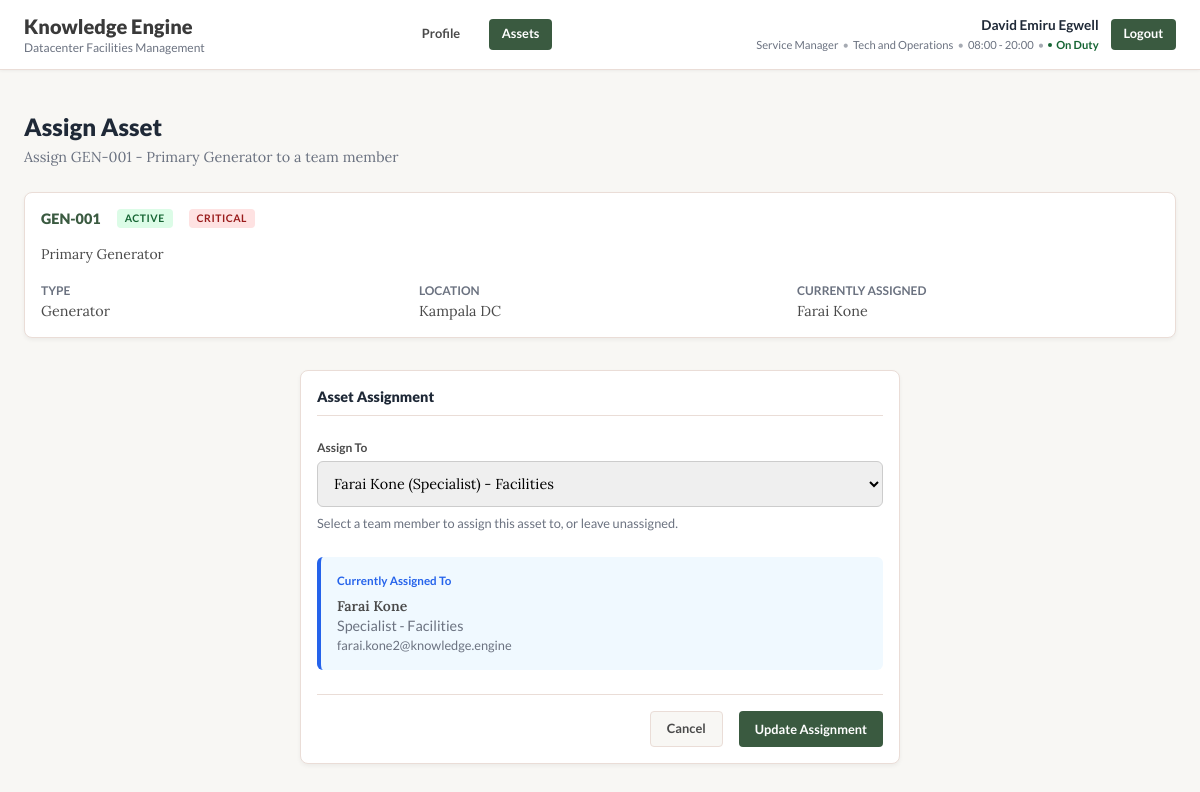
The page /assets/GEN-001/assign/ (signed in) on the database its author committed.
### users/models.py (models this page shows, shortened)
class CustomUser(AbstractUser):
    id_number = models.CharField(max_length=100, unique=True, help_text="Staff or national identifier")
    full_name = models.CharField(max_length=255, help_text="Employee's full name")
    department = models.CharField(max_length=100, help_text="e.g., Facilities, IT, Security")
    designation = models.CharField(max_length=100, help_text="e.g., Lead Engineer, Technician")
    location = models.ForeignKey(
        Location,
        on_delete=models.SET_NULL,
        null=True,
        blank=True,
        help_text="The primary datacenter location for the user"
    )
    shift = models.CharField(max_length=50, help_text="Work shift schedule, e.g., 08:00-20:00")
    on_duty = models.BooleanField(default=False, help_text="Indicates if the user is currently on active duty")
    certifications = models.ManyToManyField(Certification, blank=True, help_text="Data center certification types")
    login_time = models.DateTimeField(null=True, blank=True, help_text="Recorded system login timestamp")
    logout_time = models.DateTimeField(null=True, blank=True, help_text="Recorded system logout timestamp")
    photo = models.ImageField(upload_to='profile_photos/', null=True, blank=True, help_text="Profile photo")

class Location(models.Model):
    name = models.CharField(max_length=100, unique=True, help_text="The name of the datacenter location, e.g., Kampala, Nairobi")
    country = models.CharField(max_length=100, help_text="The country where the datacenter is located")

### assets/models.py (models this page shows, shortened)
class Asset(models.Model):
    STATUS_CHOICES = [
        ('active', 'Active'),
        ('maintenance', 'Under Maintenance'),
        ('decommissioned', 'Decommissioned'),
        ('standby', 'Standby'),
        ('faulty', 'Faulty'),
    ]
    PRIORITY_CHOICES = [
        ('critical', 'Critical'),
        ('high', 'High'),
        ('medium', 'Medium'),
        ('low', 'Low'),
    ]
    asset_tag = models.CharField(max_length=100, unique=True, help_text="Unique identifier for the asset (e.g., UPS-001)")
    serial_number = models.CharField(max_length=100, unique=True, blank=True, null=True, help_text="Manufacturer's serial number")
    name = models.CharField(max_length=255, help_text="Common name or hostname of the asset")
    asset_type = models.ForeignKey(AssetType, on_delete=models.PROTECT, help_text="Type of asset")
    manufacturer = models.ForeignKey(Manufacturer, on_delete=models.PROTECT, help_text="Asset manufacturer")
    model_number = models.CharField(max_length=100, blank=True, help_text="Manufacturer's model number")
    location = models.ForeignKey(Location, on_delete=models.PROTECT, help_text="Physical location of the asset")
    assigned_to = models.ForeignKey(
        CustomUser,
        on_delete=models.SET_NULL,
        null=True,
        blank=True,
        related_name='assigned_assets',
        help_text="Employee responsible for this asset"
    )
    status = models.CharField(max_length=20, choices=STATUS_CHOICES, default='active', help_text="Current operational status")
    priority = models.CharField(max_length=20, choices=PRIORITY_CHOICES, default='medium', help_text="Business priority level")
    purchase_date = models.DateField(null=True, blank=True, help_text="Date when asset was purchased")
    installation_date = models.DateField(null=True, blank=True, help_text="Date when asset was installed")
    warranty_expiry = models.DateField(null=True, blank=True, help_text="Warranty expiration date")
    last_maintenance = models.DateField(null=True, blank=True, help_text="Date of last maintenance")
    next_maintenance = models.DateField(null=True, blank=True, help_text="Scheduled next maintenance date")
    description = models.TextField(blank=True, help_text="Detailed description of the asset")
    notes = models.TextField(blank=True, help_text="Additional notes or comments")
    created_at = models.DateTimeField(auto_now_add=True)
    updated_at = models.DateTimeField(auto_now=True)
    class Meta:
        ordering = ['asset_tag']
        verbose_name = "Asset"
        verbose_name_plural = "Assets"

class AssetType(models.Model):
    name = models.CharField(max_length=100, unique=True, help_text="Name of the asset type (e.g., UPS, Generator, IAC)")
    description = models.TextField(blank=True, help_text="A brief description of this asset type")
    class Meta:
        ordering = ['name']
        verbose_name = "Asset Type"
        verbose_name_plural = "Asset Types"

### assets/views.py (the view, shortened to what this page needs)
# urls.py: path('<str:asset_tag>/assign/', views.asset_assign, name='asset_assign'),
@login_required
def asset_assign(request, asset_tag):
    asset = get_object_or_404(Asset, asset_tag=asset_tag)
    users = CustomUser.objects.filter(is_active=True).order_by('full_name')
    context = {
        'asset': asset,
        'users': users,
    }
    return render(request, 'assets/asset_assign.html', context)

### assets/templates/assets/asset_assign.html (shortened to what this page needs)
{% extends 'base.html' %}
{% load static %}
{% block content %}
<div class="asset-dashboard">
    <div class="dashboard-header">
        <h1 class="dashboard-title">Assign Asset</h1>
        <p class="dashboard-subtitle">Assign {{ asset.asset_tag }} - {{ asset.name }} to a team member</p>
    </div>
    <div class="sidebar-card" style="margin-bottom: 2rem;">
        <div style="display: flex; align-items: center; gap: 1rem; margin-bottom: 1rem;">
            <h4 style="margin: 0; color: #3a5a40;">{{ asset.asset_tag }}</h4>
            <span class="status-badge {{ asset.status }}">{{ asset.get_status_display }}</span>
            <span class="priority-badge {{ asset.priority }}">{{ asset.get_priority_display }}</span>
        </div>
        <p style="font-family: 'Lora', serif; color: #4a4a4a; margin: 0 0 1rem 0;">{{ asset.name }}</p>
        <div style="display: grid; grid-template-columns: repeat(auto-fit, minmax(150px, 1fr)); gap: 1rem; font-size: 0.9rem;">
            <div>
                <span style="font-family: 'Lato', sans-serif; font-weight: 700; color: #6b7280; font-size: 0.75rem; text-transform: uppercase;">Type</span>
                <p style="margin: 0; font-family: 'Lora', serif;">{{ asset.asset_type.name }}</p>
            </div>
            <div>
                <span style="font-family: 'Lato', sans-serif; font-weight: 700; color: #6b7280; font-size: 0.75rem; text-transform: uppercase;">Location</span>
                <p style="margin: 0; font-family: 'Lora', serif;">{{ asset.location.name }}</p>
            </div>
            <div>
                <span style="font-family: 'Lato', sans-serif; font-weight: 700; color: #6b7280; font-size: 0.75rem; text-transform: uppercase;">Currently Assigned</span>
                <p style="margin: 0; font-family: 'Lora', serif;">
                    {% if asset.assigned_to %}
                        {{ asset.assigned_to.full_name }}
                    {% else %}
                        <span style="color: #6b7280; font-style: italic;">Unassigned</span>
                    {% endif %}
                </p>
            </div>
        </div>
    </div>
    <div style="max-width: 600px; margin: 0 auto;">
        <div class="sidebar-card">
            <h4 style="margin-bottom: 1.5rem; padding-bottom: 0.5rem; border-bottom: 1px solid #eaddd7;">Asset Assignment</h4>
            <form method="post" style="display: flex; flex-direction: column; gap: 1.5rem;">
                <div class="filter-group">
                    <label for="assigned_to">Assign To</label>
                    <select id="assigned_to" name="assigned_to" class="form-control" style="width: 100%; padding: 0.75rem; border: 1px solid #ccc; border-radius: 0.375rem; font-family: 'Lora', serif; font-size: 0.9rem;">
                        {% for user in users %}
                            <option value="{{ user.id }}" {% if asset.assigned_to and asset.assigned_to.id == user.id %}selected{% endif %}>
                                {{ user.full_name }} ({{ user.designation }}) - {{ user.department }}
                            </option>
                        {% endfor %}
                    </select>
                    <div style="font-size: 0.8rem; color: #6b7280; margin-top: 0.5rem;">
                        Select a team member to assign this asset to, or leave unassigned.
                    </div>
                </div>
                {% if asset.assigned_to %}
                    <div style="padding: 1rem; background-color: #f0f9ff; border-radius: 0.375rem; border-left: 4px solid #2563eb;">
                        <h5 style="margin: 0 0 0.5rem 0; color: #2563eb; font-family: 'Lato', sans-serif; font-weight: 700;">Currently Assigned To</h5>
                        <div style="display: flex; align-items: center; gap: 1rem;">
                            <div>
                                <p style="margin: 0; font-family: 'Lora', serif; font-weight: 600;">{{ asset.assigned_to.full_name }}</p>
                                <p style="margin: 0; font-size: 0.9rem; color: #6b7280;">{{ asset.assigned_to.designation }} - {{ asset.assigned_to.department }}</p>
                                <p style="margin: 0; font-size: 0.8rem; color: #6b7280;">{{ asset.assigned_to.email }}</p>
                            </div>
                        </div>
                    </div>
                {% endif %}
                <div style="display: flex; gap: 1rem; justify-content: flex-end; padding-top: 1rem; border-top: 1px solid #eaddd7;">
                    <a href="{% url 'asset_detail' asset.asset_tag %}" class="btn btn-secondary">Cancel</a>
                    <button type="submit" class="btn btn-primary">Update Assignment</button>
                </div>
            </form>
        </div>
    </div>
</div>
{% endblock %}

### templates/base.html (shortened to what this page needs)
<!DOCTYPE html>
<html lang="en">
<head>
    {% load static %}
    <link rel="stylesheet" href="{% static 'css/style.css' %}">
</head>
<body class="{% block body_class %}{% endblock %}">
    <header class="app-header">
        <div class="header-content">
            <div>
                <h1 class="logo-text">Knowledge Engine</h1>
                <p class="logo-subtext">Datacenter Facilities Management</p>
            </div>
            {% if user.is_authenticated %}
            <div class="nav-links">
                <a href="{% url 'profile' %}" class="nav-link {% if request.resolver_match.url_name == 'profile' %}active{% endif %}">Profile</a>
                <a href="{% url 'asset_dashboard' %}" class="nav-link {% if 'asset' in request.resolver_match.url_name %}active{% endif %}">Assets</a>
            </div>
            <div class="user-info">
                <div class="user-details">
                    <p class="user-name">{{ user.full_name }}</p>
                    <div class="user-meta">
                        <span class="user-designation">{{ user.designation }}</span>
                        <span class="user-separator">•</span>
                        <span class="user-department">{{ user.department }}</span>
                        <span class="user-separator">•</span>
                        <span class="user-shift">{{ user.shift }}</span>
                        <span class="user-separator">•</span>
                        {% if user.on_duty %}
                            <span class="duty-status-nav on-duty">
                                <span class="duty-dot"></span>
                                On Duty
                            </span>
                        {% else %}
                            <span class="duty-status-nav off-duty">
                                <span class="duty-dot"></span>
                                Off Duty
                            </span>
                        {% endif %}
                    </div>
                </div>
                <a href="{% url 'logout' %}" class="logout-button">Logout</a>
            </div>
            {% endif %}
        </div>
    </header>
    <main class="main-container">
        {% block content %}
        {% endblock %}
    </main>
</body>
</html>

### static/css/style.css (style rules this page uses)
body { font-family: 'Lato', sans-serif; background-color: #f8f7f4; color: #4a4a4a; margin: 0; padding: 0; font-size: 14px; line-height: 1.4; }
.app-header { background-color: #ffffff; padding: 0.75rem 1.5rem; border-bottom: 1px solid #eaddd7; box-shadow: 0 1px 3px rgba(0,0,0,0.05); }
.header-content { max-width: 1400px; margin: 0 auto; display: flex; justify-content: space-between; align-items: center; }
.logo-text { font-family: 'Lato', sans-serif; font-weight: 900; font-size: 1.25rem; color: #3a3a3a; margin: 0; }
.logo-subtext { font-size: 0.75rem; color: #6b7280; margin: 0; font-weight: 500; }
.user-info { display: flex; align-items: center; }
.user-details { text-align: right; margin-right: 0.75rem; }
.user-name { font-weight: 700; font-size: 0.85rem; margin: 0 0 0.125rem 0; color: #1f2937; }
.user-meta { display: flex; align-items: center; gap: 0.25rem; font-size: 0.7rem; color: #6b7280; }
.user-designation, .user-department, .user-shift { font-weight: 500; }
.user-separator { opacity: 0.6; }
.duty-status-nav { display: inline-flex; align-items: center; gap: 0.25rem; font-weight: 600; }
.duty-status-nav.on-duty { color: #166534; }
.duty-dot { width: 4px; height: 4px; border-radius: 50%; background-color: currentColor; animation: pulse 2s infinite; }
.logout-button { background-color: #3a5a40; color: white; padding: 0.4rem 0.8rem; border-radius: 0.25rem; text-decoration: none; font-weight: 600; font-size: 0.8rem; transition: background-color 0.2s; }
.main-container { padding: 1.5rem; position: relative; z-index: 1; }
.nav-links { display: flex; gap: 1rem; align-items: center; }
.nav-link { font-family: 'Lato', sans-serif; font-weight: 600; font-size: 0.8rem; color: #4a4a4a; text-decoration: none; padding: 0.4rem 0.8rem; border-radius: 0.25rem; transition: all 0.2s; }
.nav-link.active { background-color: #3a5a40; color: white; }
.asset-dashboard { max-width: 1400px; margin: 0 auto; }
.dashboard-header { margin-bottom: 1.5rem; }
.dashboard-title { font-family: 'Lato', sans-serif; font-weight: 900; font-size: 1.5rem; color: #1f2937; margin-bottom: 0.25rem; }
.dashboard-subtitle { font-family: 'Lora', serif; font-size: 0.9rem; color: #6b7280; margin: 0; font-weight: 400; }
.status-badge { display: inline-block; padding: 0.125rem 0.5rem; border-radius: 0.25rem; font-family: 'Lato', sans-serif; font-weight: 600; font-size: 0.65rem; text-transform: uppercase; letter-spacing: 0.05em; }
.status-badge.active { background-color: #dcfce7; color: #166534; }
.priority-badge { display: inline-block; padding: 0.125rem 0.5rem; border-radius: 0.25rem; font-family: 'Lato', sans-serif; font-weight: 600; font-size: 0.65rem; text-transform: uppercase; letter-spacing: 0.05em; }
.priority-badge.critical { background-color: #fee2e2; color: #991b1b; }
.sidebar-card { background-color: #ffffff; padding: 1rem; border-radius: 0.5rem; box-shadow: 0 2px 4px rgba(0,0,0,0.05); border: 1px solid #eaddd7; }
.sidebar-card h4 { font-family: 'Lato', sans-serif; font-weight: 900; font-size: 0.9rem; color: #1f2937; margin: 0 0 0.75rem 0; }
.btn { display: inline-block; padding: 0.5rem 1rem; border-radius: 0.25rem; font-family: 'Lato', sans-serif; font-weight: 600; font-size: 0.8rem; text-decoration: none; text-align: center; border: none; cursor: pointer; transition: all 0.2s; }
.btn-primary { background-color: #3a5a40; color: white; }
.btn-secondary { background-color: #f8f7f4; color: #4a4a4a; border: 1px solid #eaddd7; }
.filter-group label { display: block; font-family: 'Lato', sans-serif; font-weight: 600; font-size: 0.75rem; color: #4a4a4a; margin-bottom: 0.25rem; }
.filter-group input, .filter-group select { width: 100%; padding: 0.5rem; border: 1px solid #ccc; border-radius: 0.25rem; font-family: 'Lora', serif; font-size: 0.8rem; transition: border-color 0.2s, box-shadow 0.2s; }

### rows shown on the page
CustomUser: full_name "David Emiru Egwell", designation "Service Manager", department "Tech and Operations", shift "08:00 - 20:00"
Asset: asset_tag "GEN-001", name "Primary Generator", status "ACTIVE", priority "CRITICAL", asset_type.name "Generator", location.name "Kampala DC", assigned_to.full_name "Farai Kone", assigned_to "Farai Kone (Specialist) - Facilities", assigned_to.designation "Specialist", assigned_to.department "Facilities", assigned_to.email "farai.kone2@knowledge.engine"
